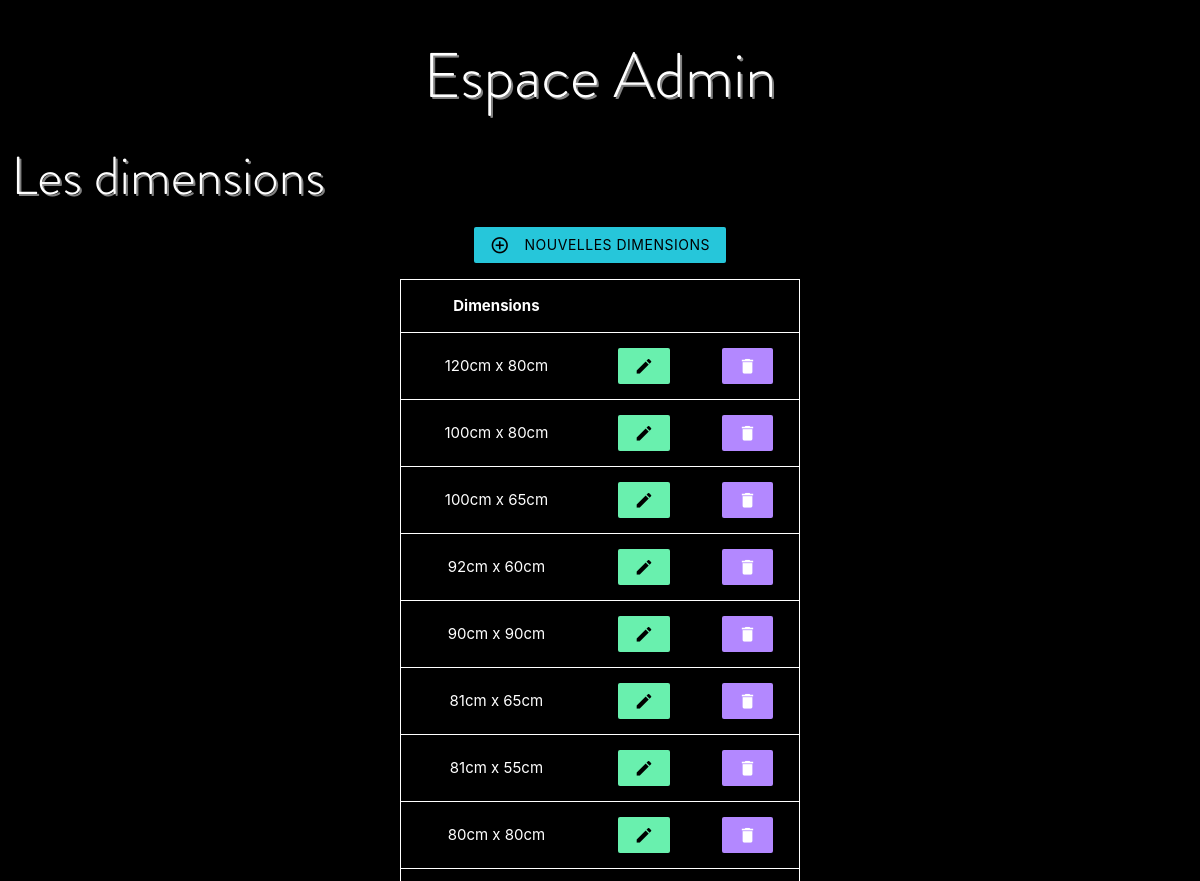
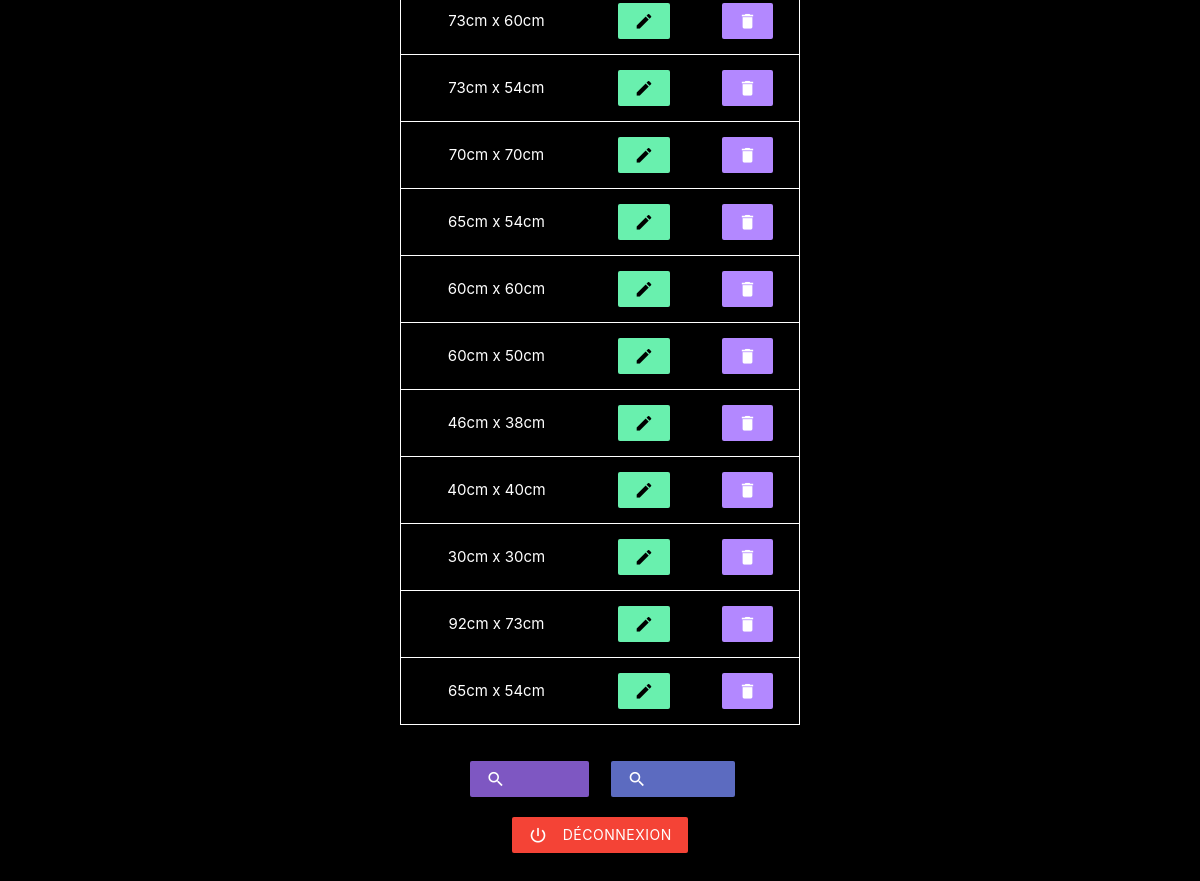
/Views/adminDimensions.php (signed in), run on the app's committed database (2 pictures, top to bottom).
### tables this page shows
CREATE TABLE IF NOT EXISTS `gallery_dimension` (
  `dimension_id` int(11) NOT NULL AUTO_INCREMENT,
  `dimension_dimensions` varchar(100) NOT NULL,
  PRIMARY KEY (`dimension_id`)
);

### Controllers/adminDimensionsCtrl.php (called while the page is built, shortened)
<?php
require_once '../Models/Database.php';
require_once '../Models/Dimensions.php';
$dimension = new Dimensions();
$resultDimension = $dimension->dimensionSelect();

### Models/Database.php (called while the page is built, shortened)
<?php
class Database
{
    public function __construct()
    {
        try {
            $this->db = new PDO('mysql:host=localhost;dbname=gallery;charset=utf8', 'root', '');
        } catch (Exception $e) {
            die('Erreur : ' . $e->getMessage());
        }
    }
}

### Models/Dimensions.php (called while the page is built, shortened)
<?php
class Dimensions extends Database
{
    public function dimensionSelect()
    {
        $req = $this->db->query('SELECT * FROM gallery_dimension');
        $reqFetch = $req->fetchAll(PDO::FETCH_ASSOC);
        return $reqFetch;
    }
}

### Views/adminDimensions.php (the view, shortened to what this page needs)
<?php
require_once '../Controllers/adminDimensionsCtrl.php';
?>
<!DOCTYPE html>
<html lang="fr">
<head>
    <link rel="stylesheet" href="https://cdnjs.cloudflare.com/ajax/libs/materialize/1.0.0/css/materialize.min.css" />
    <link rel="stylesheet" href="https://use.fontawesome.com/releases/v5.3.1/css/all.css" />
    <link rel="stylesheet" href="../assets/css/style.css" />
</head>
<body class="black">
    <div class="row" id="adminRow">
        <div class="col l12 m12 s12">
            <h1 class="center-align adminTitle">Espace Admin</h1>
            <h2 class="adminTitle">Les dimensions</h2>
            <div class="container">
                <div class="row center-align">
                    <div class="col l12 col m12 col s12">
                        <a class="waves-effect waves-light btn cyan lighten-1 modal-trigger black-text" href="#addDimensionsModal"><i class="material-icons left">add_circle_outline</i>Nouvelles dimensions</a>
                    </div>
                    <div class="col l6 offset-l3 col m12 col s12">
                        <table class="highlight marginTop">
                            <thead>
                                <tr>
                                    <th class="center-align">Dimensions</th>
                                    <th></th>
                                    <th></th>
                                </tr>
                            </thead>
                            <tbody>
                                <?php
                                foreach ($resultDimension as $valueDimension) {
                                ?>
                                    <tr>
                                        <td class="center-align"><?= $valueDimension['dimension_dimensions'] ?></td>
                                        <td class="center-align">
                                            <a class="btn btn waves-effect waves-light green accent-2 modal-trigger black-text" href="#updateDimensionModal?id=<?= $valueDimension['dimension_id'] ?>"><i class="material-icons black-text">edit</i></a>
                                        </td>
                                        <td class="center-align">
                                            <a class="btn btn waves-effect waves-light deep-purple accent-1 modal-trigger" href="#deleteDimensionsModal?id=<?= $valueDimension['dimension_id'] ?>"><i class="material-icons">delete</i></a>
                                        </td>
                                    </tr>
                                <?php
                                }
                                ?>
                            </tbody>
                        </table>
                    </div>
                </div>
                <div class="row center-align">
                    <div class="offset-l4 col l2 col m6 col s12 marginTop">
                        <a class="waves-effect waves-light btn deep-purple lighten-1" href="adminPaintins.php">
                            <i class="material-icons left">search</i>Tableaux
                        </a>
                    </div>
                    <div class="col l2 col m6 col s12 marginTop">
                        <a class="waves-effect waves-light btn indigo lighten-1" href="adminCategories.php">
                            <i class="material-icons left">search</i>Catégories
                        </a>
                    </div>
                </div>
                <div class="row center-align">
                    <div class="col l12 m12 s12">
                        <form action='' method='POST'>
                            <button class="btn waves-effect waves-light red" type="submit" name="disconnection">Déconnexion
                                <i class="material-icons left">power_settings_new</i>
                            </button>
                        </form>
                    </div>
                </div>
            </div>
        </div>
    </div>
</body>
</html>

### assets/css/style.css (style rules this page uses)
.marginTop { margin-top: 2vh; }
.adminTitle { font-family: 'Brandon Grotesque Light'; color: white; text-shadow: 2px 2px grey; }
table, tr { color: white; border: white 1px solid; }

### data on the page
gallery_dimension: dimension_dimensions "120cm x 80cm"
gallery_dimension: dimension_dimensions "100cm x 80cm"
gallery_dimension: dimension_dimensions "100cm x 65cm"
gallery_dimension: dimension_dimensions "92cm x 60cm"
gallery_dimension: dimension_dimensions "90cm x 90cm"
gallery_dimension: dimension_dimensions "81cm x 65cm"
gallery_dimension: dimension_dimensions "81cm x 55cm"
gallery_dimension: dimension_dimensions "80cm x 80cm"
gallery_dimension: dimension_dimensions "73cm x 60cm"
gallery_dimension: dimension_dimensions "73cm x 54cm"
gallery_dimension: dimension_dimensions "70cm x 70cm"
gallery_dimension: dimension_dimensions "65cm x 54cm"
gallery_dimension: dimension_dimensions "60cm x 60cm"
gallery_dimension: dimension_dimensions "60cm x 50cm"
gallery_dimension: dimension_dimensions "46cm x 38cm"
gallery_dimension: dimension_dimensions "40cm x 40cm"
gallery_dimension: dimension_dimensions "30cm x 30cm"
gallery_dimension: dimension_dimensions "92cm x 73cm"
gallery_dimension: dimension_dimensions "65cm x 54cm"
